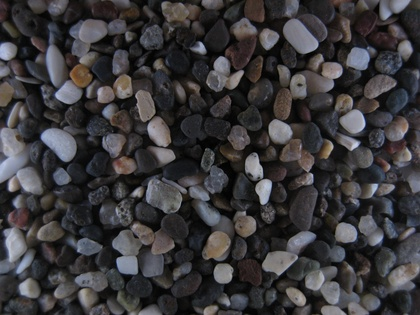
%> input picture images/IMG_0202.JPG, 420 x 315 px, shrunk from 2592 x 1944 before the run
$ octave --eval "result = eyeball_pc('../images/IMG_0202.JPG');"   (GNU Octave 9; MATLAB toolbox functions it lacks are replaced by stand-ins)
%> lines starting %> are read from the running program, lines starting %| are printed output that depends on the picture

% eyeball_pc
function C=eyeball_pc(im,n,split)
%> called with im = '../images/IMG_0202.JPG'
close all

warning off all
% function to carry out 'point counts' of grain diameters on an image of sediment
%
% INPUTS
% im = digital image or image filename
% n= number of grains you wish to count
% split - either 1, 4 or 16. The number of equal-sized windows the image will
% be split into in order to zoom into the grains
% choose 1 if the grains are large compared to image area, 16 if the grains
% are very small, and 4 if somewhere in the middle
%
% for the counts, the choice of protocol is left open:
% to randomise objectively, two options are given:
% a grid is drawn
% green dots, the coordinates from a random number generator, are plotted
%
% in order to identify grains, the figure window is automatically maximised
%
% grains are identified by the user using a cursor. red lines are drawn across the grains
%
% OUTPUT
% C= vector of counted grain sizes, in pixels
%
%  Author:  Daniel Buscombe
%           School of Marine Science & Engineering
%           University of Plymouth, Drake Circus, Plymouth, Devon PL48AA, UK
%           daniel.buscombe@plymouth.ac.uk
%  Version: Beta        Revision: 16 April, 2010

if ~isnumeric(im)
im=double(rgb2gray(imread(deblank(im))));
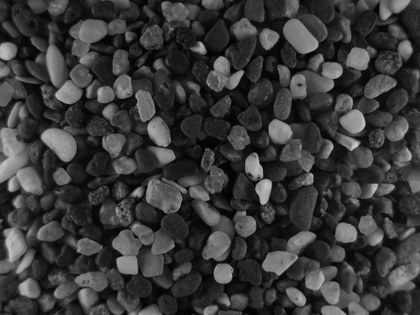
%> im: size 315x420 double; min 0, max 204, mean 57.3
end

if nargin==1 % i.e. if just the image is given as input
    n=100; % deafaults to 100 grains
    split=4; % 4 sections
end


if split==1

        C=[];

        imagesc(im), axis image
        colormap gray
        grid on
        set(gca,'GridLineStyle','-')
        hold on,
        maximise

        %pnt=rand(n,2);
        %plot(pnt(:,1).*size(p,2),pnt(:,2).*size(p,1),'g.','MarkerSize',16)
        for i=1:n
            a=ginput(2); % two points
            C=[C;ceil(sqrt(diff(a(:,1))^2+diff(a(:,2))^2))];
            line(a(:,1),a(:,2),'color','r','LineWidth',2)
        end

        close

elseif split ==4

    C=[];
    e=round(n/4);
    ex=n-(e*4);

    [m,n,o]=size(im);
%> m = 315; n = 420; o = 1
    if o>1
        im=col2gray(im);
    end

    if m~=n
    s=min(m,n);
%> s = 315
    if rem(s,2)==1
        s=s-1; % if odd number
%> s = 314
    end
    im=im(1:s,1:s);   % if image is not square, resize to
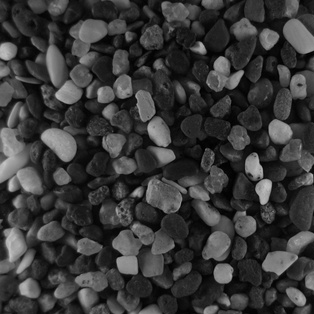
%> im: size 314x314 double; min 0, max 198, mean 56.4
    % [1:smallest even dimension]
    end

    p=size(im,1)/2; % split image into 4 quarters
%> p = 157
    q=size(im,1)/2;
%> q = 157
    [ m, n ] = size(im);
%> m = 314; n = 314
    if rem(m, p) || rem(n, q)
      error(sprintf([ 'Can''t create %d-by-%d submatrices from' ...
                      ' a %d-by-%d matrix.' ], p, q, m, n));
    end

    y1 = reshape(im, [ p m/p q n/q ]);
    y1 = permute(y1, [ 1 3 2 4 ]);
    l1=size(y1);
%> l1 = [157 157 2 2]

    for ind=1:2
        for jnd=1:2

        p=y1(:,:,ind,jnd);
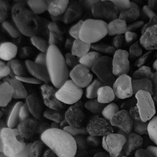
%> p: size 157x157 double; min 0, max 189, mean 60.7

        imagesc(p), axis image
        colormap gray
        grid on
        set(gca,'GridLineStyle','-')
        hold on,
        maximise

        if ind==2 && jnd==2
        pnt=rand(e+ex,2);
        plot(pnt(:,1).*size(p,2),pnt(:,2).*size(p,1),'g.','MarkerSize',16)
        for i=1:e+ex
            a=ginput(2);
            C=[C;ceil(sqrt(diff(a(:,1))^2+diff(a(:,2))^2))];
            line(a(:,1),a(:,2),'color','r','LineWidth',2)
        end
        else
        pnt=rand(e,2);
        plot(pnt(:,1).*size(p,2),pnt(:,2).*size(p,1),'g.','MarkerSize',16)
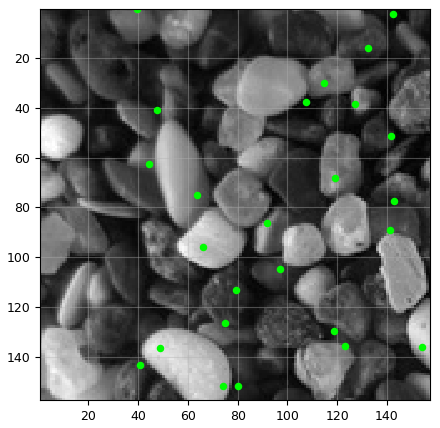
%> figure redrawn from the program's plot data
        for i=1:e
%> the run ends on the next line
            a=ginput(2);
% [356 lines not run here, left out]
function maximise

units=get(gcf,'units');
set(gcf,'units','normalized','outerposition',[0 0 1 1]);
set(gcf,'units',units)

$ run again, on images/IMG_0229.JPG
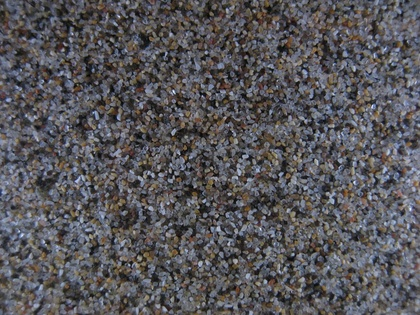
%> input picture images/IMG_0229.JPG, 420 x 315 px, shrunk from 2592 x 1944 before the run
%> in eyeball_pc, `p=y1(:,:,ind,jnd);`:
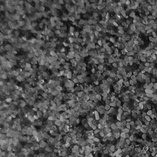
%> p: size 157x157 double; min 4, max 212, mean 79.4
%> in eyeball_pc, `plot(pnt(:,1).*size(p,2),pnt(:,2).*size(p,1),'g.','MarkerSize',16)`:
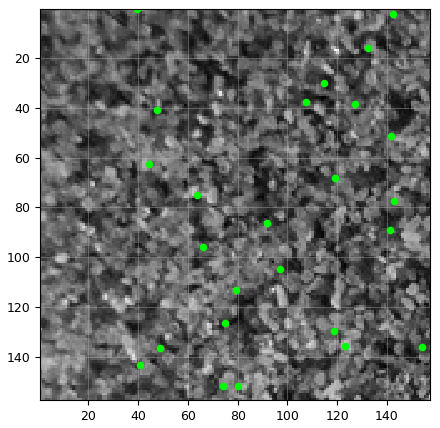
%> figure redrawn from the program's plot data

$ run again, on images/IMG_0249.JPG
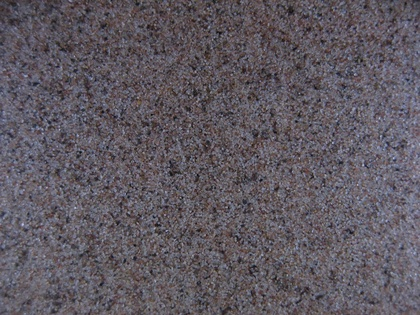
%> input picture images/IMG_0249.JPG, 420 x 315 px, shrunk from 2592 x 1944 before the run
%> in eyeball_pc, `p=y1(:,:,ind,jnd);`:
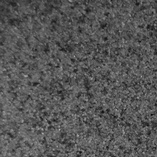
%> p: size 157x157 double; min 10, max 184, mean 86.3
%> in eyeball_pc, `plot(pnt(:,1).*size(p,2),pnt(:,2).*size(p,1),'g.','MarkerSize',16)`:
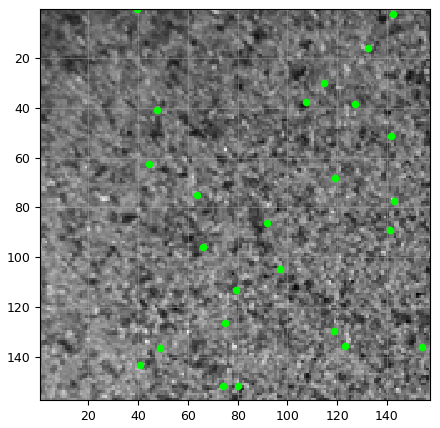
%> figure redrawn from the program's plot data
